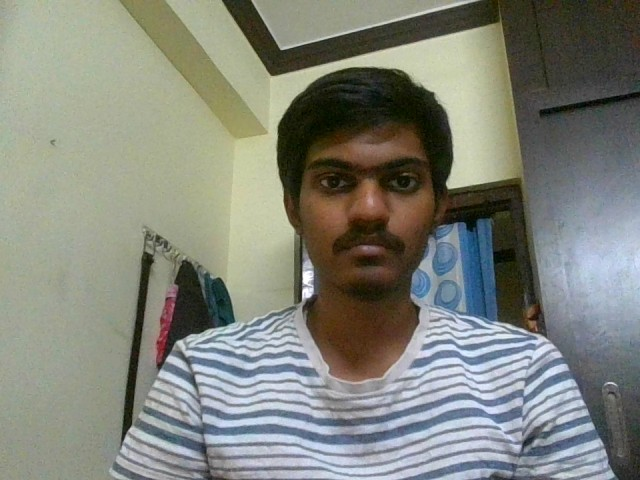
#> input picture media/class_photos/face_0_7xxnYOG.jpg, 640 x 480 px; its folder holds only this picture in this run
$ python -i detector.py   (imports and definitions only)
#> lines starting #> are read from the running program, lines starting #| are printed output that depends on the picture
import cv2
import numpy as np
import face_recognition
import os
import logging
from PIL import Image
from concurrent.futures import ThreadPoolExecutor
from functools import partial
import signal
import sys

# Configure logging
# [1 line not run here, left out]
logger = logging.getLogger('face_recognition')

class OptimizedFaceDetector:
    def __init__(self):
        self.face_cascade = cv2.CascadeClassifier(
            cv2.data.haarcascades + 'haarcascade_frontalface_default.xml'
        )

    def preprocess_image(self, image):
        # Basic image enhancement
        lab = cv2.cvtColor(image, cv2.COLOR_BGR2LAB)
        l, a, b = cv2.split(lab)
        clahe = cv2.createCLAHE(clipLimit=3.0, tileGridSize=(8,8))
        cl = clahe.apply(l)
        enhanced = cv2.merge((cl,a,b))
        enhanced = cv2.cvtColor(enhanced, cv2.COLOR_LAB2BGR)
        return enhanced

    def detect_faces(self, image_path):
        try:
            # Read and preprocess image
            image = cv2.imread(image_path)
#> image is the input picture: shape (480, 640, 3); mean B, G, R 122.9, 132.6, 129.9
            if image is None:
                raise ValueError(f"Could not read image: {image_path}")

            # Resize for faster processing
            height, width = image.shape[:2]
#> height = 480; width = 640
            max_dimension = 800
            if max(height, width) > max_dimension:
                scale = max_dimension / max(height, width)
                image = cv2.resize(image, None, fx=scale, fy=scale)

            # Enhance image
            enhanced_image = self.preprocess_image(image)
#> in preprocess_image, `lab = cv2.cvtColor(image, cv2.COLOR_BGR2LAB)`: lab: shape (480, 640, 3); mean of channels 0, 1, 2 137.9, 125.8, 133.2
#> in preprocess_image, `l, a, b = cv2.split(lab)`:
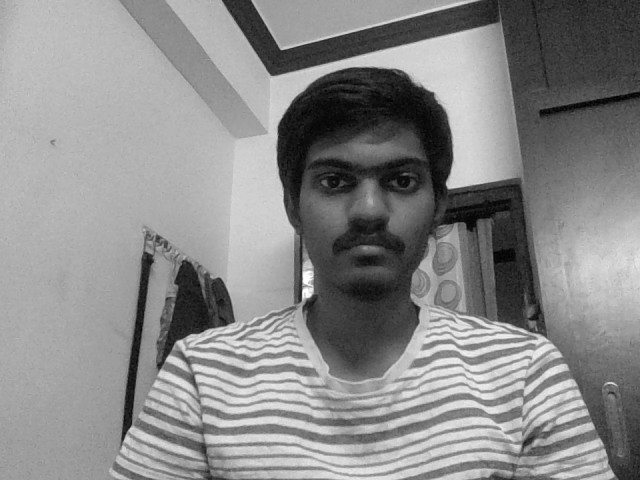
#> l: shape (480, 640); min 0, max 255, mean 137.9
#> in preprocess_image, `l, a, b = cv2.split(lab)`:
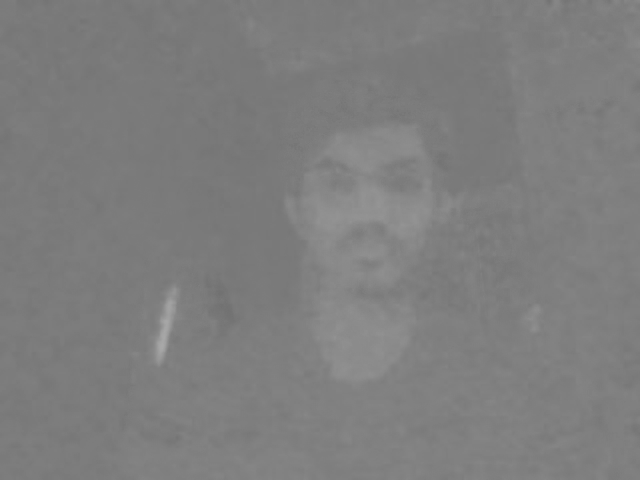
#> a: shape (480, 640); min 113, max 168, mean 125.8
#> in preprocess_image, `l, a, b = cv2.split(lab)`:
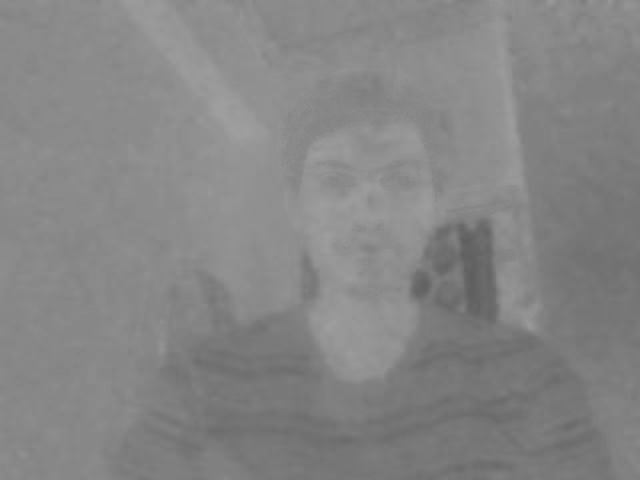
#> b: shape (480, 640); min 94, max 160, mean 133.2
#> in preprocess_image, `cl = clahe.apply(l)`:
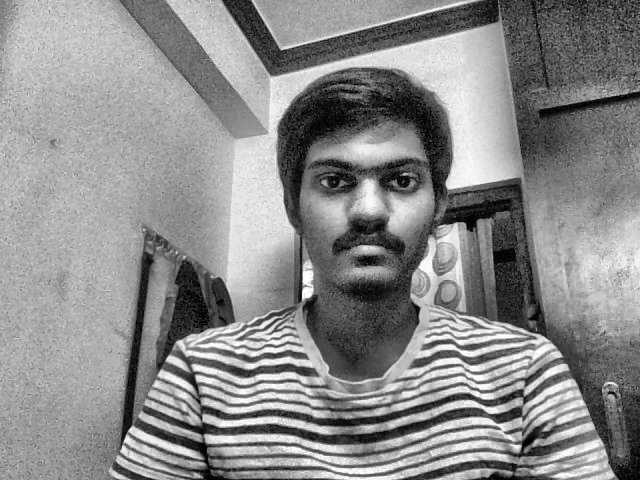
#> cl: shape (480, 640); min 0, max 255, mean 139.2
#> in preprocess_image, `enhanced = cv2.merge((cl,a,b))`: enhanced: shape (480, 640, 3); mean of channels 0, 1, 2 139.2, 125.8, 133.2
#> in preprocess_image, `enhanced = cv2.cvtColor(enhanced, cv2.COLOR_LAB2BGR)`:
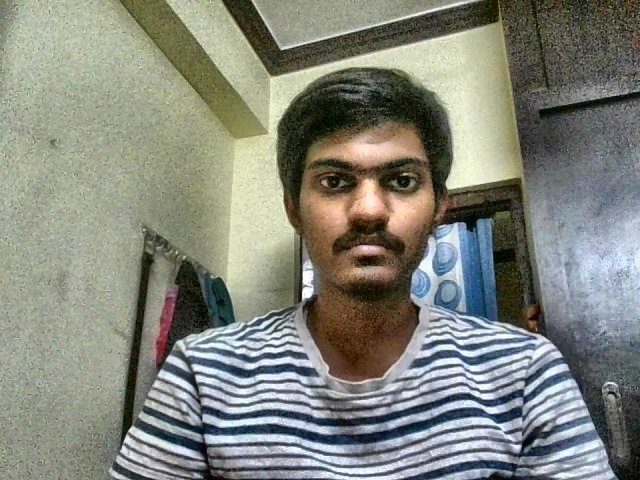
#> enhanced: shape (480, 640, 3); mean B, G, R 124.1, 134.2, 131.6
            gray = cv2.cvtColor(enhanced_image, cv2.COLOR_BGR2GRAY)

            # Detect faces using Haar Cascade
            faces = self.face_cascade.detectMultiScale(
                gray,
                scaleFactor=1.1,
                minNeighbors=5,
                minSize=(30, 30)
            )
#> faces = [[273, 108, 186, 186]]

            # Convert to face_recognition format
            face_locations = []
            for (x, y, w, h) in faces:
                face_locations.append((y, x + w, y + h, x))
#> this loop made 1 pass
#> after the loop, face_locations = [(108, 459, 294, 273)]

            return face_locations, enhanced_image

        except Exception as e:
            logger.error(f"Error detecting faces: {e}")
            return [], None

class FaceRecognizer:
    # [10 lines left out: function __init__, not called in this run]

    def _signal_handler(self, signum, frame):
        logger.warning("Interrupting face recognition process...")
        sys.exit(0)

    # [127 lines left out: functions _process_image, _load_known_faces, recognize_faces, mark_attendance, not called in this run]

>>> result = OptimizedFaceDetector().detect_faces('../../media/class_photos/face_0_7xxnYOG.jpg')

$ run again, on media/class_photos/face_1_SBjDGID.jpg
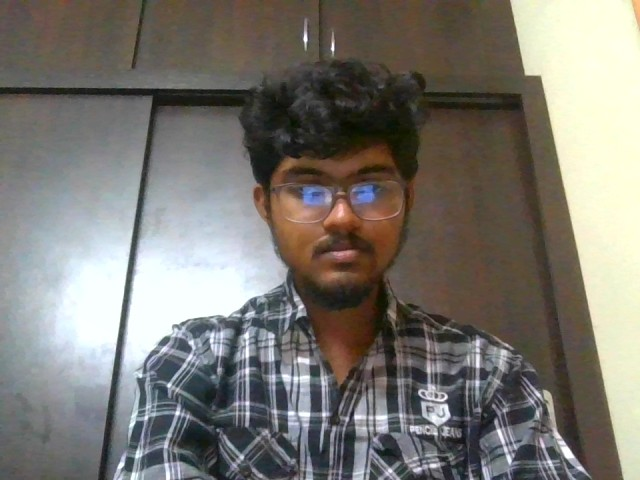
#> input picture media/class_photos/face_1_SBjDGID.jpg, 640 x 480 px
#> in detect_faces, image is the input picture: shape (480, 640, 3); mean B, G, R 114, 120.4, 123.8
#> lab: shape (480, 640, 3); mean of channels 0, 1, 2 126.4, 128.6, 132.3
#> in preprocess_image, `l, a, b = cv2.split(lab)`:
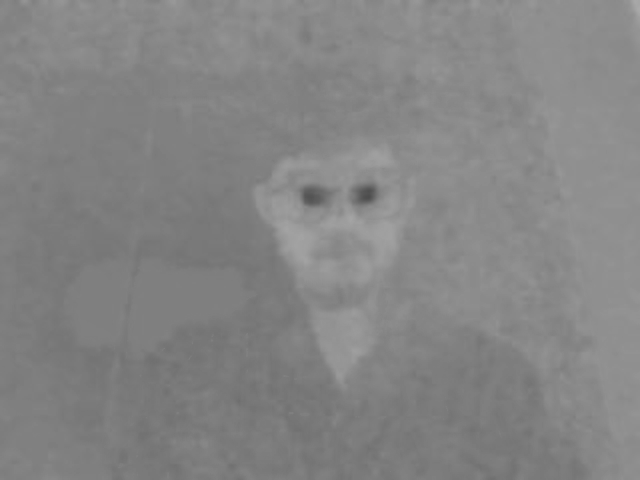
#> b: shape (480, 640); min 77, max 170, mean 132.3
#> in preprocess_image, `enhanced = cv2.cvtColor(enhanced, cv2.COLOR_LAB2BGR)`:
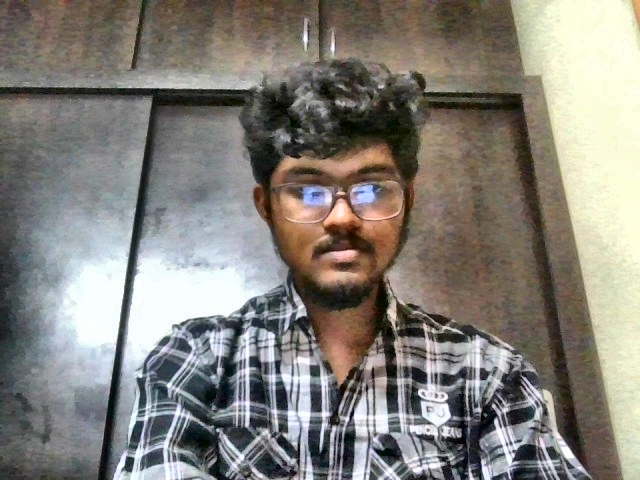
#> enhanced: shape (480, 640, 3); mean B, G, R 122.9, 129.6, 133.2
#> faces = [[253, 115, 179, 179]]
#> the loop in detect_faces, `for (x, y, w, h) in faces:` made 1 pass
#> after the loop in detect_faces, `for (x, y, w, h) in faces:`: face_locations = [(115, 432, 294, 253)]

$ run again, on media/class_photos/image_1.jpg
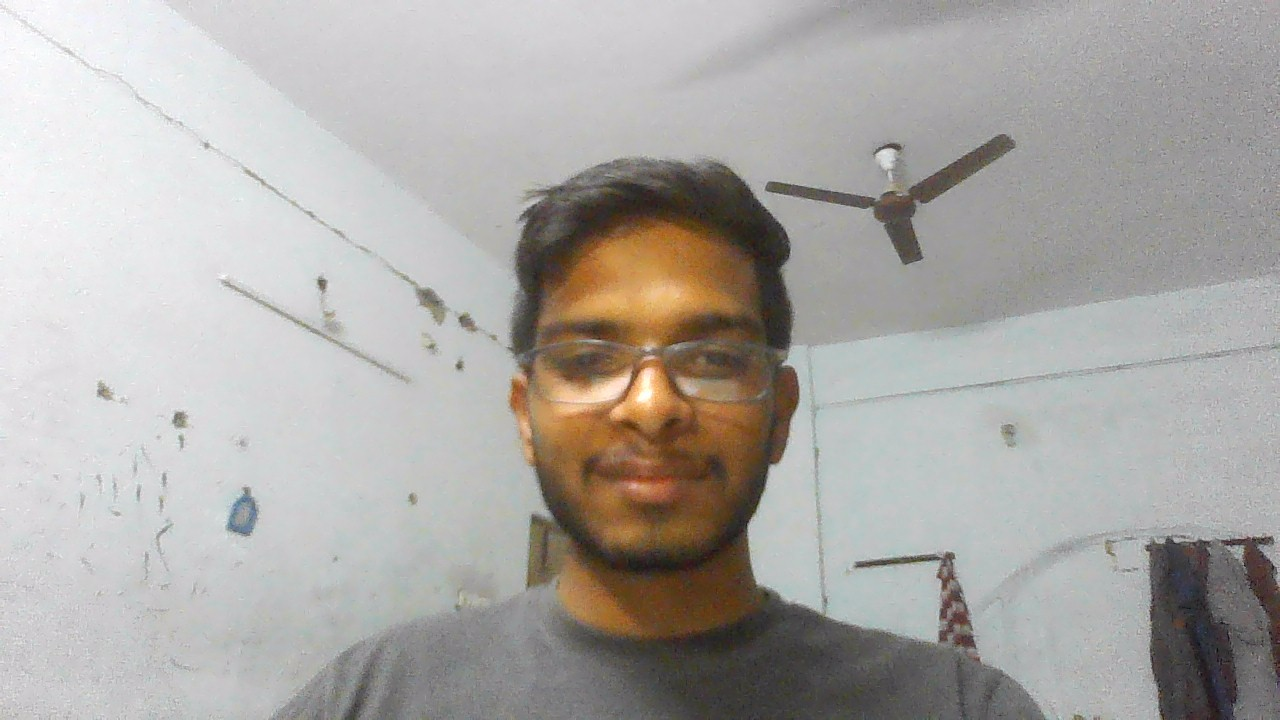
#> input picture media/class_photos/image_1.jpg, 1280 x 720 px
#> in detect_faces, image is the input picture: shape (720, 1280, 3); mean B, G, R 166, 169.5, 172.5
#> image: shape (450, 800, 3)
#> lab: shape (450, 800, 3); mean of channels 0, 1, 2 176.2, 128.9, 130.5
#> in preprocess_image, `l, a, b = cv2.split(lab)`:
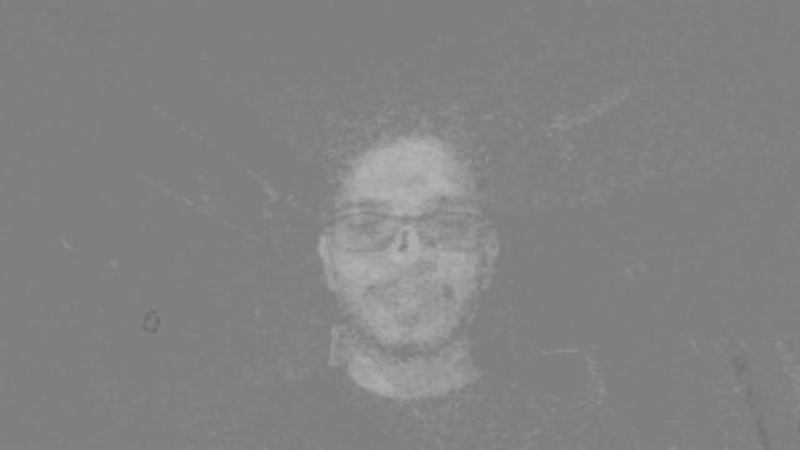
#> b: shape (450, 800); min 108, max 181, mean 130.5
#> in preprocess_image, `enhanced = cv2.cvtColor(enhanced, cv2.COLOR_LAB2BGR)`:
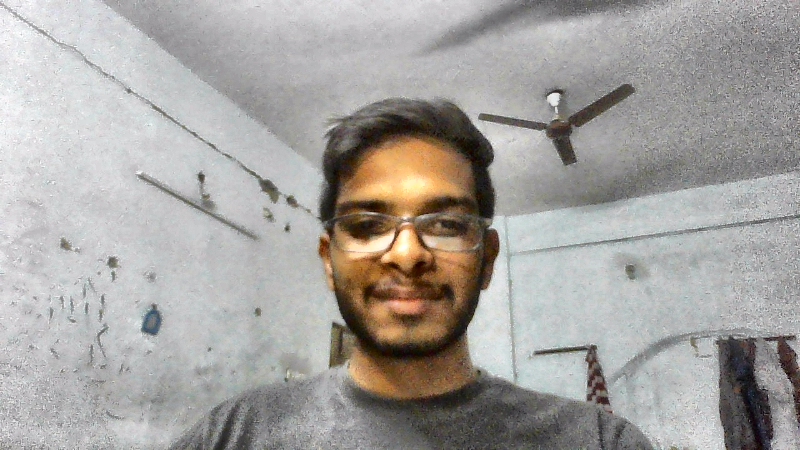
#> enhanced: shape (450, 800, 3); mean B, G, R 159.7, 163.3, 166.3
#> faces = [[304, 142, 203, 203]]
#> the loop in detect_faces, `for (x, y, w, h) in faces:` made 1 pass
#> after the loop in detect_faces, `for (x, y, w, h) in faces:`: face_locations = [(142, 507, 345, 304)]
